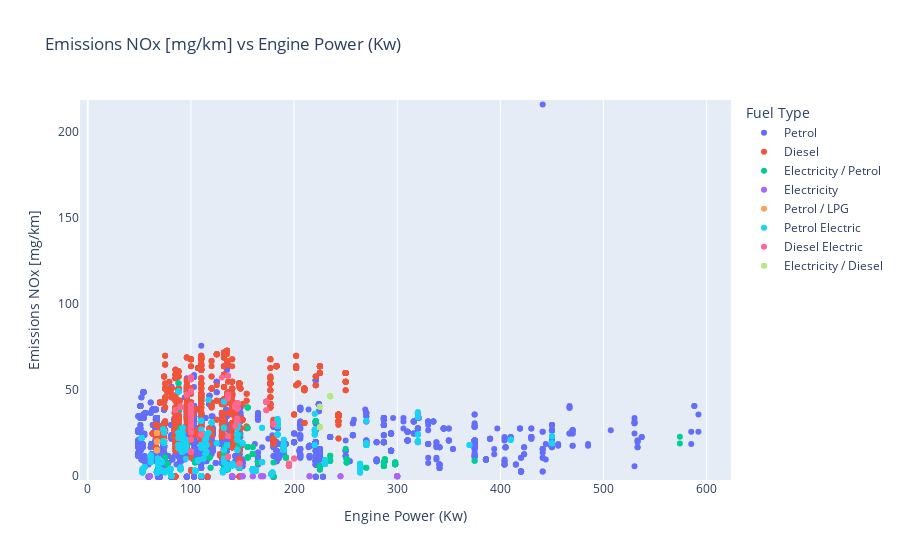

The code cell stored with this chart in its notebook:
### Code cell
fig = px.strip(data_frame=cleandata_df, y="Emissions NOx [mg/km]", x="Engine Power (Kw)", orientation="h",
               color="Fuel Type", facet_row=None, facet_col=None,hover_data=None, hover_name= 'Model', width=None,
    height=None,log_y=None, range_y=None, title= 'Emissions NOx [mg/km] vs Engine Power (Kw)')
#fig.update_layout(yaxis_range=[0,250])
fig.show()

### Figure 1 — Plotly figure (JSON) as saved in the notebook; plotly's stock layout.template omitted (floating-point values rounded to 4 significant figures; data arrays with more than 128 entries replaced by an {"elided": "..."} marker saying what was removed)
{"data": [{"alignmentgroup": "True", "boxpoints": "all", "fillcolor": "rgba(255,255,255,0)", "hoveron": "points", "hovertemplate": "<b>%{hovertext}</b><br><br>Fuel Type=Petrol<br>Engine Power (Kw)=%{x}<br>Emissions NOx [mg/km]=%{y}<extra></extra>", "hovertext": {"elided": "3145 str values"}, "legendgroup": "Petrol", "line": {"color": "rgba(255,255,255,0)"}, "marker": {"color": "#636efa"}, "name": "Petrol", "offsetgroup": "Petrol", "orientation": "h", "pointpos": 0, "showlegend": true, "type": "box", "x": {"elided": "3145 int values"}, "x0": " ", "xaxis": "x", "y": {"elided": "3145 int values"}, "y0": " ", "yaxis": "y"}, {"alignmentgroup": "True", "boxpoints": "all", "fillcolor": "rgba(255,255,255,0)", "hoveron": "points", "hovertemplate": "<b>%{hovertext}</b><br><br>Fuel Type=Diesel<br>Engine Power (Kw)=%{x}<br>Emissions NOx [mg/km]=%{y}<extra></extra>", "hovertext": {"elided": "1538 str values"}, "legendgroup": "Diesel", "line": {"color": "rgba(255,255,255,0)"}, "marker": {"color": "#EF553B"}, "name": "Diesel", "offsetgroup": "Diesel", "orientation": "h", "pointpos": 0, "showlegend": true, "type": "box", "x": {"elided": "1538 int values"}, "x0": " ", "xaxis": "x", "y": {"elided": "1538 int values"}, "y0": " ", "yaxis": "y"}, {"alignmentgroup": "True", "boxpoints": "all", "fillcolor": "rgba(255,255,255,0)", "hoveron": "points", "hovertemplate": "<b>%{hovertext}</b><br><br>Fuel Type=Electricity / Petrol<br>Engine Power (Kw)=%{x}<br>Emissions NOx [mg/km]=%{y}<extra></extra>", "hovertext": {"elided": "227 str values"}, "legendgroup": "Electricity / Petrol", "line": {"color": "rgba(255,255,255,0)"}, "marker": {"color": "#00cc96"}, "name": "Electricity / Petrol", "offsetgroup": "Electricity / Petrol", "orientation": "h", "pointpos": 0, "showlegend": true, "type": "box", "x": {"elided": "227 int values"}, "x0": " ", "xaxis": "x", "y": {"elided": "227 int values"}, "y0": " ", "yaxis": "y"}, {"alignmentgroup": "True", "boxpoints": "all", "fillcolor": "rgba(255,255,255,0)", "hoveron": "points", "hovertemplate": "<b>%{hovertext}</b><br><br>Fuel Type=Electricity<br>Engine Power (Kw)=%{x}<br>Emissions NOx [mg/km]=%{y}<extra></extra>", "hovertext": ["New C4", "New C4", "SpaceTourer", "SpaceTourer", "New 500", "New 500", "New 500", "New 500", "New 500", "New 500", "New 500", "New 500C", "New 500C", "New 500C", "New 500C", "New 500C", "New 500C", "IONIQ", "Kona", "Kona", "IONIQ 5", "IONIQ 5", "IONIQ 5", "IONIQ 5", "IONIQ 5", "IONIQ 5", "IONIQ 5", "EV6 MY22", "EV6 MY22", "EV6 MY22", "EV6 MY22", "EV6 MY22", "EV6 MY22", "EV6 MY22", "EV6 MY22", "EV6 MY22", "Niro EV", "Niro EV", "Niro EV", "Niro EV MY22", "Niro EV MY22", "Niro EV MY22", "Niro EV MY22", "Soul EV", "Soul EV MY22", "MX-30", "MX-30", "MX-30", "MX-30", "MX-30", "MX-30", "EQC Model Year 2020.5", "EQC Model Year 2020.5", "EQA Model Year 2021.5", "EQA Model Year 2021.5", "EQC Model Year 2021.5", "EQC Model Year 2021.5", "EQV Model Year 2021.5", "EQV Model Year 2021.5", "EQA Model Year 2022", "EQA Model Year 2022", "EQA Model Year 2022", "EQA Model Year 2022", "EQA Model Year 2022", "EQA Model Year 2022", "EQC Model Year 2022", "EQC Model Year 2022", "EQS Model Year 2022", "EQS Model Year 2022", "EQV Model Year 2022", "EQV Model Year 2022", "MG ZS ev 130kW 52.5kWh 2021MY", "MG ZS ev 130kW 52.5kWh 2021MY", "MG ZS ev 115kW 71kWh 2021MY", "MG ZS ev 115kW 71kWh 2021MY", "MG5 ev 61.1kWh 2021MY", "MG5 ev 61.1kWh 2021MY", "LEAF", "LEAF", "LEAF", "LEAF", "LEAF", "Traveller", "Traveller", "fortwo coupe", "fortwo coupe", "fortwo cabrio", "fortwo cabrio", "forfour", "forfour", "fortwo coupe Model Year 2021.5", "fortwo coupe Model Year 2021.5", "fortwo cabrio Model Year 2021.5", "fortwo cabrio Model Year 2021.5", "forfour Model Year 2021.5", "forfour Model Year 2021.5", "Korando e-Motion", "Korando e-Motion", "C40, MY22", "XC40, MY22", "XC40, MY22"], "legendgroup": "Electricity", "line": {"color": "rgba(255,255,255,0)"}, "marker": {"color": "#ab63fa"}, "name": "Electricity", "offsetgroup": "Electricity", "orientation": "h", "pointpos": 0, "showlegend": true, "type": "box", "x": [100, 100, 100, 100, 24, 42, 42, 42, 42, 43, 43, 42, 42, 42, 42, 42, 42, 100, 100, 150, 125, 125, 160, 155, 125, 160, 155, 168, 168, 239, 168, 239, 168, 239, 239, 239, 100, 150, 150, 100, 150, 150, 150, 150, 150, 107, 107, 107, 107, 107, 107, 300, 300, 140, 140, 300, 300, 150, 150, 140, 140, 168, 168, 215, 215, 300, 300, 245, 245, 150, 150, 130, 130, 115, 115, 115, 115, 110, 110, 110, 160, 160, 100, 100, 60, 60, 60, 60, 60, 60, 60, 60, 60, 60, 60, 60, 140, 140, 300, 170, 170], "x0": " ", "xaxis": "x", "y": [null, null, null, null, null, null, null, null, null, null, null, null, null, null, null, null, null, null, null, null, null, null, null, null, null, null, null, null, null, null, null, null, null, null, null, null, null, null, null, null, null, null, null, null, null, null, null, null, null, null, null, 0, 0, 0, 0, 0, 0, 0, 0, 0, 0, 0, 0, 0, 0, 0, 0, 0, 0, 0, 0, null, null, null, null, null, null, 0, 0, 0, 0, 0, null, null, 0, 0, 0, 0, 0, 0, null, null, null, null, null, null, null, null, 0, 0, 0], "y0": " ", "yaxis": "y"}, {"alignmentgroup": "True", "boxpoints": "all", "fillcolor": "rgba(255,255,255,0)", "hoveron": "points", "hovertemplate": "<b>%{hovertext}</b><br><br>Fuel Type=Petrol / LPG<br>Engine Power (Kw)=%{x}<br>Emissions NOx [mg/km]=%{y}<extra></extra>", "hovertext": ["Logan MCV", "Logan MCV", "Logan MCV", "Logan MCV", "Logan MCV", "Logan MCV", "Logan MCV", "Logan MCV", "Sandero", "Sandero", "Sandero", "Sandero", "Sandero", "Sandero", "Sandero", "Sandero", "Sandero", "Sandero", "Sandero", "Sandero", "Sandero", "Sandero", "Duster", "Duster", "Duster", "Duster", "Duster", "Duster", "Duster", "Duster", "Duster", "Duster", "Duster", "Duster", "Duster", "Duster", "Duster", "Duster", "Duster", "Duster", "Duster", "Duster", "Duster", "Duster", "Duster", "Duster", "Duster", "Duster", "Dacia Sandero", "Dacia Sandero", "Dacia Sandero", "Dacia Sandero", "Dacia Sandero", "Dacia Sandero", "Dacia Sandero", "Dacia Sandero", "Dacia Sandero", "Dacia Sandero"], "legendgroup": "Petrol / LPG", "line": {"color": "rgba(255,255,255,0)"}, "marker": {"color": "#FFA15A"}, "name": "Petrol / LPG", "offsetgroup": "Petrol / LPG", "orientation": "h", "pointpos": 0, "showlegend": true, "type": "box", "x": [74, 74, 74, 74, 74, 74, 74, 74, 67, 67, 67, 67, 67, 67, 67, 67, 67, 67, 67, 67, 67, 67, 74, 74, 74, 74, 74, 74, 74, 74, 74, 74, 74, 74, 67, 67, 67, 67, 67, 67, 67, 67, 67, 67, 67, 67, 67, 67, 74, 74, 74, 74, 74, 74, 74, 74, 74, 74], "x0": " ", "xaxis": "x", "y": [20, 20, 20, 20, 20, 20, 20, 20, 20, 20, 25, 25, 20, 20, 25, 25, 25, 25, 20, 20, 25, 25, 26, 26, 26, 26, 26, 26, 26, 26, 26, 26, 26, 26, 15, 15, 15, 15, 15, 15, 15, 15, 15, 15, 15, 15, 15, 15, 20, 20, 20, 20, 20, 20, 20, 20, 20, 20], "y0": " ", "yaxis": "y"}, {"alignmentgroup": "True", "boxpoints": "all", "fillcolor": "rgba(255,255,255,0)", "hoveron": "points", "hovertemplate": "<b>%{hovertext}</b><br><br>Fuel Type=Petrol Electric<br>Engine Power (Kw)=%{x}<br>Emissions NOx [mg/km]=%{y}<extra></extra>", "hovertext": {"elided": "962 str values"}, "legendgroup": "Petrol Electric", "line": {"color": "rgba(255,255,255,0)"}, "marker": {"color": "#19d3f3"}, "name": "Petrol Electric", "offsetgroup": "Petrol Electric", "orientation": "h", "pointpos": 0, "showlegend": true, "type": "box", "x": {"elided": "962 int values"}, "x0": " ", "xaxis": "x", "y": {"elided": "962 int values"}, "y0": " ", "yaxis": "y"}, {"alignmentgroup": "True", "boxpoints": "all", "fillcolor": "rgba(255,255,255,0)", "hoveron": "points", "hovertemplate": "<b>%{hovertext}</b><br><br>Fuel Type=Diesel Electric<br>Engine Power (Kw)=%{x}<br>Emissions NOx [mg/km]=%{y}<extra></extra>", "hovertext": {"elided": "176 str values"}, "legendgroup": "Diesel Electric", "line": {"color": "rgba(255,255,255,0)"}, "marker": {"color": "#FF6692"}, "name": "Diesel Electric", "offsetgroup": "Diesel Electric", "orientation": "h", "pointpos": 0, "showlegend": true, "type": "box", "x": {"elided": "176 int values"}, "x0": " ", "xaxis": "x", "y": {"elided": "176 int values"}, "y0": " ", "yaxis": "y"}, {"alignmentgroup": "True", "boxpoints": "all", "fillcolor": "rgba(255,255,255,0)", "hoveron": "points", "hovertemplate": "<b>%{hovertext}</b><br><br>Fuel Type=Electricity / Diesel<br>Engine Power (Kw)=%{x}<br>Emissions NOx [mg/km]=%{y}<extra></extra>", "hovertext": ["E-Class Estate Model Year 2022", "E-Class Estate Model Year 2022", "E-Class Saloon Model Year 2022", "E-Class Saloon Model Year 2022", "GLC Coupe Model Year 2022", "GLC Coupe Model Year 2022", "GLC SUV Model Year 2022", "GLC SUV Model Year 2022", "GLE Coupe", "GLE Coupe", "GLE Estate Model Year 2022", "GLE Estate Model Year 2022"], "legendgroup": "Electricity / Diesel", "line": {"color": "rgba(255,255,255,0)"}, "marker": {"color": "#B6E880"}, "name": "Electricity / Diesel", "offsetgroup": "Electricity / Diesel", "orientation": "h", "pointpos": 0, "showlegend": true, "type": "box", "x": [225, 225, 225, 225, 225, 225, 225, 225, 235, 235, 235, 235], "x0": " ", "xaxis": "x", "y": [28, 28, 28, 28, 40, 40, 40, 40, 46, 46, 46, 46], "y0": " ", "yaxis": "y"}], "layout": {"boxmode": "group", "legend": {"title": {"text": "Fuel Type"}, "tracegroupgap": 0}, "title": {"text": "Emissions NOx [mg/km] vs Engine Power (Kw)"}, "xaxis": {"anchor": "y", "domain": [0, 1], "title": {"text": "Engine Power (Kw)"}}, "yaxis": {"anchor": "x", "domain": [0, 1], "title": {"text": "Emissions NOx [mg/km]"}}}}
